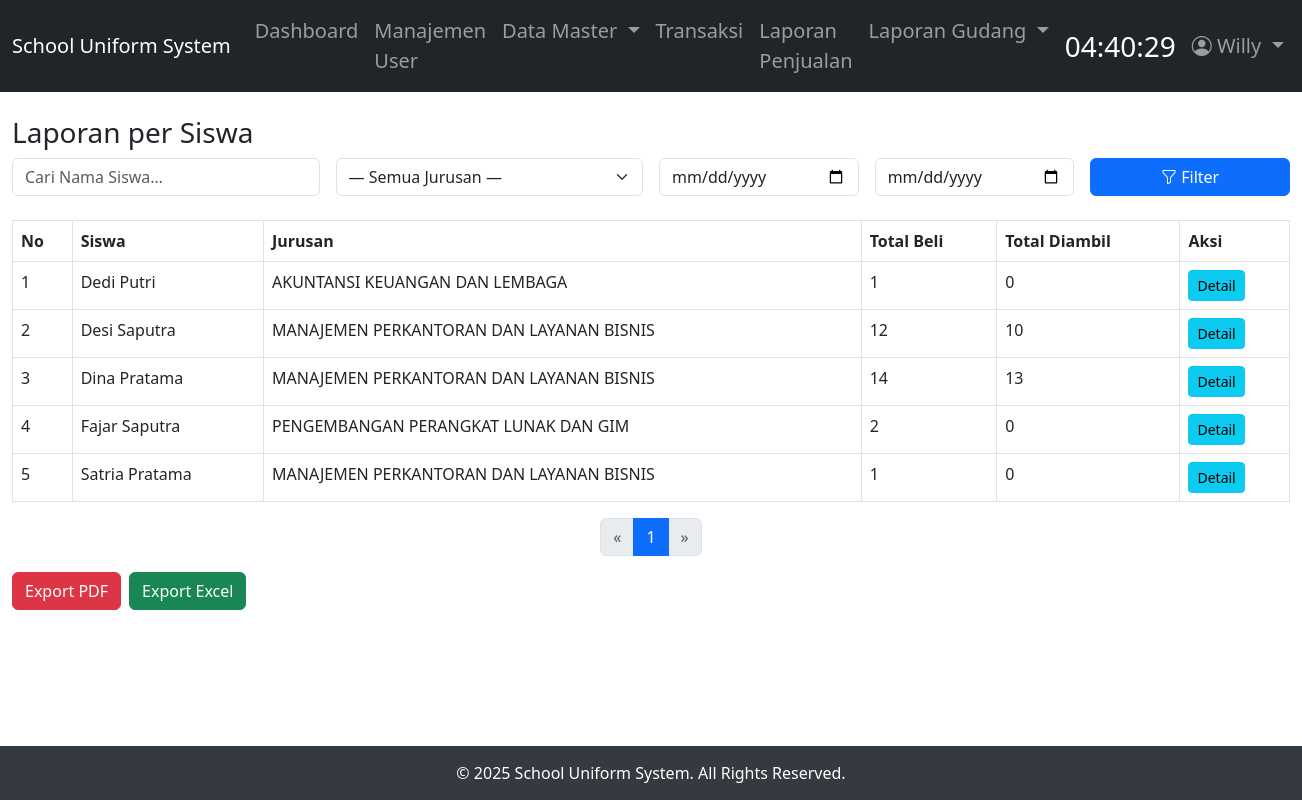
Screenshot of /laporan/reportBySiswa (signed in) with the database file from the repository.
### tables this page shows
CREATE TABLE IF NOT EXISTS `siswa` (
  `id` int NOT NULL AUTO_INCREMENT,
  `no_pendaftaran` varchar(30) NOT NULL,
  `nis` varchar(20) NOT NULL,
  `nama` varchar(100) NOT NULL,
  `jenis_kelamin` enum('L','P') NOT NULL,
  `jurusan` varchar(50) NOT NULL,
  `wali` varchar(100) DEFAULT NULL,
  `no_hp` varchar(15) DEFAULT NULL,
  `created_at` timestamp NULL DEFAULT CURRENT_TIMESTAMP,
  `updated_at` timestamp NULL DEFAULT CURRENT_TIMESTAMP ON UPDATE CURRENT_TIMESTAMP,
  PRIMARY KEY (`id`),
  UNIQUE KEY `no_pendaftaran` (`no_pendaftaran`),
  UNIQUE KEY `nis` (`nis`)
);

### app/core/Controller.php (called while the page is built, shortened)
<?php
class Controller
{
    public function view(string $view, array $data = []): void
    {
        $viewPath = "../app/views/{$view}.php";
        extract($data);
        require_once $viewPath;
    }
    public function model(string $model): ?object
    {
        $modelPath = "../app/models/{$model}.php";
        return new $model;
    }
}

### app/controllers/Laporan.php (called while the page is built, shortened)
<?php
class Laporan extends Controller
{
    private Laporan_model $laporanModel;
    public function __construct()
    {
        $this->laporanModel = $this->model('Laporan_model');
    }
    public function reportBySiswa()
    {
        $page    = max(1, (int)($_GET['page'] ?? 1));
        $limit   = 15;
        $offset  = ($page - 1) * $limit;
        $filters = [
            'keyword' => trim($_GET['keyword']  ?? ''),
            'jurusan' => trim($_GET['jurusan']  ?? ''),
            'dari'    => $_GET['dari'] ?? '',
            'sampai'  => $_GET['sampai'] ?? '',
            'limit'   => $limit,
            'offset'  => $offset
        ];
        $rawJ = $this->laporanModel->getAllJurusan();
        $jurusans = array_column($rawJ, 'jurusan');
        $total    = $this->laporanModel->countReportBySiswa($filters);
        $reports  = $this->laporanModel->getReportBySiswa($filters);
        $totalPages = ceil($total / $limit);
        $data = [
            'judul'      => 'Laporan per Siswa',
            'reports'    => $reports,
            'jurusans'   => $jurusans,
            'filters'    => $filters,
            'currentPage' => $page,
            'totalPages' => $totalPages
        ];
        $this->view('laporan/report_by_siswa', $data);
    }
}

### app/core/App.php (called while the page is built, shortened)
<?php
class App
{
    protected string $method = 'index';
    public function __construct()
    {
        $url = $this->parseURL();
        if (!empty($url) && file_exists("../app/controllers/" . ucfirst($url[0]) . ".php")) {
            unset($url[0]);
        } elseif (!empty($url)) {
            $this->controller = 'Error404';
        }
        $this->controllerInstance = new $this->controller;
        if (isset($url[1]) && method_exists($this->controllerInstance, $url[1])) {
            $this->method = $url[1];
            unset($url[1]);
        } elseif (isset($url[1])) {
            $this->controller = 'Error404';
            require_once "../app/controllers/Error404.php";
            $this->controllerInstance = new Error404;
            $this->method = 'index';
            unset($url[1]);
        }
        $this->params = !empty($url) ? array_values($url) : [];
        try {
            call_user_func_array([$this->controllerInstance, $this->method], $this->params);
        } catch (Throwable $e) {
            echo "Terjadi kesalahan saat menjalankan aplikasi: " . $e->getMessage();
        }
    }
    public function parseURL(): array
    {
        return explode('/', filter_var(rtrim($_GET['url'], '/'), FILTER_SANITIZE_URL));
    }
}

### public/index.php (called while the page is built, shortened)
<?php
$app = new App;

### app/core/Database.php (called while the page is built, shortened)
<?php
class Database
{
    private static ?Database $instance = null;
    private string $host = DB_HOST;
    private string $user = DB_USER;
    private string $pass = DB_PASS;
    private string $db_name = DB_NAME;
    private PDO $dbh;
    private ?PDOStatement $stmt = null;
    private string $lastQuery = '';
    private array $lastParams = [];
    private function __construct()
    {
        $dsn = "mysql:host={$this->host};dbname={$this->db_name}";
        $options = [
            PDO::ATTR_PERSISTENT => true,
            PDO::ATTR_ERRMODE    => PDO::ERRMODE_EXCEPTION,
        ];
        try {
            $this->dbh = new PDO($dsn, $this->user, $this->pass, $options);
        } catch (PDOException $e) {
            Logger::logError($e, 'DB Connection Failed');
            die("DB Connection Error: " . $e->getMessage());
        }
    }
    public static function getInstance(): self
    {
        if (self::$instance === null) {
            self::$instance = new self();
        }
        return self::$instance;
    }
    public function query(string $query): void
    {
        $this->lastQuery = $query;
        $this->lastParams = [];
        $this->stmt = $this->dbh->prepare($query);
    }
    public function execute(array $params = []): bool
    {
        try {
            $result = $this->stmt->execute($params ?: $this->lastParams);
            return $result;
        } catch (PDOException $e) {
            Logger::logError($e, $this->lastQuery);
            return false;
        }
    }
    public function resultSet(): array
    {
        return $this->execute() ? $this->stmt->fetchAll(PDO::FETCH_ASSOC) : [];
    }
    public function single(): array|false
    {
        return $this->execute() ? $this->stmt->fetch(PDO::FETCH_ASSOC) : false;
    }
}

### app/models/Laporan_model.php (called while the page is built, shortened)
<?php
class Laporan_model extends BaseModel
{
    public function countReportBySiswa(array $f): int
    {
        $sql = "
          SELECT COUNT(DISTINCT s.id) AS total
          FROM siswa s
          JOIN transaksi t ON t.siswa_id = s.id AND t.status <> 'batal'
          JOIN transaksi_detail td ON td.transaksi_id = t.id
          WHERE 1=1
        ";
        $params = [];
        $row = $this->fetchOne($sql, $params);
        return (int)($row['total'] ?? 0);
    }
    public function getReportBySiswa(array $f): array
    {
        $sql = "
          SELECT
            s.id            AS siswa_id,
            s.nama          AS siswa,
            s.jurusan       AS jurusan,
            COUNT(td.id)    AS total_beli,
            SUM(td.status_ambil = 'diambil') AS total_diambil
          FROM siswa s
          JOIN transaksi t ON t.siswa_id = s.id AND t.status <> 'batal'
          JOIN transaksi_detail td ON td.transaksi_id = t.id
          WHERE 1=1
        ";
        $params = [];
        $sql .= "
          GROUP BY s.id, s.nama, s.jurusan
          ORDER BY s.nama
            LIMIT {$f['limit']} OFFSET {$f['offset']}
        ";
        return $this->fetchAll($sql, $params);
    }
}

### app/core/BaseModel.php (called while the page is built, shortened)
<?php
abstract class BaseModel
{
    protected Database $db;
    public function __construct()
    {
        $this->db = Database::getInstance();
    }
    protected function fetchAll(string $query, array $params = []): array
    {
        try {
            $start = microtime(true);
            $this->db->query($query);
            $result = $this->db->resultSet();
            return $result;
        } catch (PDOException $e) {
            Logger::logError($e, 'FetchAll Query');
            return [];
        }
    }
    protected function fetchOne(string $query, array $params = []): mixed
    {
        try {
            $start = microtime(true);
            $this->db->query($query);
            $result = $this->db->single();
            return $result;
        } catch (PDOException $e) {
            Logger::logError($e, 'FetchOne Query');
            return null;
        }
    }
}

### app/core/Logger.php (called while the page is built, shortened)
<?php
class Logger
{
    private static string $logDir = __DIR__ . '/../../logs/';
    public static function logQuery(string $query, array $params = []): void
    {
        $log = "=== DEBUG QUERY ===\n";
        $log .= "Query  : {$query}\n";
        $log .= "Params : " . json_encode($params) . "\n";
        $log .= "====================";
    }
    private static function writeLog(string $filename, string $message, string $level = 'INFO'): void
    {
        $logDir = self::$logDir;
        $filePath = $logDir . $filename;
        $time = (new \DateTime('now', new \DateTimeZone('Asia/Jakarta')))->format('Y-m-d H:i:s');
        $ip = $_SERVER['REMOTE_ADDR'] ?? 'CLI';
        $finalMessage = "[{$time}] \n[{$level}] IP:{$ip} {$message}\n\n";
    }
    private static function cleanupOldLogs(string $filename): void
    {
        $pattern = self::$logDir . "{$filename}-*.log";
        $logFiles = glob($pattern);
    }
}

### app/views/laporan/report_by_siswa.php (the view, shortened to what this page needs)
<h3><?= $judul ?></h3>
<form class="row g-3 mb-4" method="get">
    <div class="col-md-3">
        <input type="text" name="keyword"
            value="<?= htmlspecialchars($filters['keyword']) ?>"
            class="form-control" placeholder="Cari Nama Siswa…">
    </div>
    <div class="col-md-3">
        <select name="jurusan" class="form-select">
            <option value="">— Semua Jurusan —</option>
        </select>
    </div>
    <div class="col-md-2">
        <input type="date" name="dari" value="<?= $filters['dari'] ?>" class="form-control">
    </div>
    <div class="col-md-2">
        <input type="date" name="sampai" value="<?= $filters['sampai'] ?>" class="form-control">
    </div>
    <div class="col-md-2 d-grid">
        <button class="btn btn-primary"><i class="bi bi-funnel"></i> Filter</button>
    </div>
</form>
<table class="table table-bordered" id="tblSiswa">
    <thead>
        <tr>
            <th>No</th>
            <th>Siswa</th>
            <th>Jurusan</th>
            <th>Total Beli</th>
            <th>Total Diambil</th>
            <th>Aksi</th>
        </tr>
    </thead>
    <tbody>
        <?php $no = ($currentPage - 1) * $filters['limit'] + 1; ?>
        <?php foreach ($reports as $r): ?>
            <tr data-id="<?= $r['siswa_id'] ?>">
                <td><?= $no++ ?></td>
                <td class="nama"><?= htmlspecialchars($r['siswa']) ?></td>
                <td><?= htmlspecialchars($r['jurusan']) ?></td>
                <td><?= $r['total_beli'] ?></td>
                <td><?= $r['total_diambil'] ?></td>
                <td>
                    <button class="btn btn-sm btn-info btn-detail"
                        data-id="<?= $r['siswa_id'] ?>">
                        Detail
                    </button>
                </td>
            </tr>
        <?php endforeach; ?>
    </tbody>
</table>
<?php
$maxPages    = 5;
$totalPages  = max(1, $totalPages);
$currentPage = max(1, min($currentPage, $totalPages));
$half        = floor($maxPages / 2);
$start       = max(1, $currentPage - $half);
$end         = min($totalPages, $currentPage + $half);
if ($currentPage - $start < $half) {
    $end = min($totalPages, $start + $maxPages - 1);
}
if ($end - $currentPage < $half) {
    $start = max(1, $end - $maxPages + 1);
}
?>
<nav>
    <ul class="pagination justify-content-center">
        <li class="page-item <?= $currentPage <= 1 ? 'disabled' : '' ?>">
            <a class="page-link"
                href="?<?= http_build_query(array_merge($filters, ['page' => $currentPage - 1])) ?>">
                &laquo;
            </a>
        </li>
        <?php for ($p = $start; $p <= $end; $p++): ?>
            <li class="page-item <?= $p == $currentPage ? 'active' : '' ?>">
                <a class="page-link"
                    href="?<?= http_build_query(array_merge($filters, ['page' => $p])) ?>">
                    <?= $p ?>
                </a>
            </li>
        <?php endfor; ?>
        <li class="page-item <?= $currentPage >= $totalPages ? 'disabled' : '' ?>">
            <a class="page-link"
                href="?<?= http_build_query(array_merge($filters, ['page' => $currentPage + 1])) ?>">
                &raquo;
            </a>
        </li>
    </ul>
</nav>
<div class="d-flex mb-3">
    <button id="btnExportPdf" class="btn btn-danger me-2">Export PDF</button>
    <button id="btnExportExcel" class="btn btn-success">Export Excel</button>
</div>

### app/views/templates/header.php (style rules this page uses)
html, body { height: 100%; margin: 0; display: flex; flex-direction: column; }

### rows the page displays
siswa: nama "Dedi Putri", jurusan "AKUNTANSI KEUANGAN DAN LEMBAGA", total_beli "1", total_diambil "0"
siswa: nama "Desi Saputra", jurusan "MANAJEMEN PERKANTORAN DAN LAYANAN BISNIS", total_beli "12", total_diambil "10"
siswa: nama "Dina Pratama", jurusan "MANAJEMEN PERKANTORAN DAN LAYANAN BISNIS", total_beli "14", total_diambil "13"
siswa: nama "Fajar Saputra", jurusan "PENGEMBANGAN PERANGKAT LUNAK DAN GIM", total_beli "2", total_diambil "0"
siswa: nama "Satria Pratama", jurusan "MANAJEMEN PERKANTORAN DAN LAYANAN BISNIS", total_beli "1", total_diambil "0"

### other values shown
$_SESSION['nama'] "Willy"
$judul "Laporan per Siswa"
